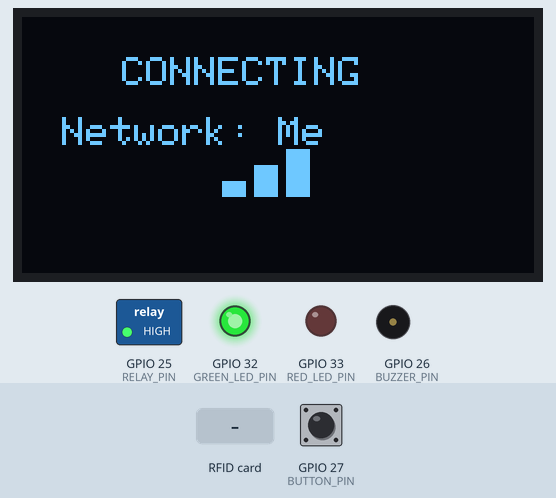
Simulated run of this sketch. Board: ESP32. On the bench: 128×64 one-colour display, switched loads named in the sketch (green lamp = pin HIGH), output pins drawn as LEDs (lit = HIGH), buzzer (waves = sounding, pin HIGH). Dashed ring = blinking. Inputs (shaded band) come from the test bench; at power-on: GPIO 27 (BUTTON_PIN) HIGH. WiFi joins after 1.5 s; servers stay silent unless stated; what the sketch prints to the serial monitor is not drawn.

Above: at 1.3 s.
1.4 s: RFID card 5E 7A 19 C4 held to the reader
At 1.55 s:
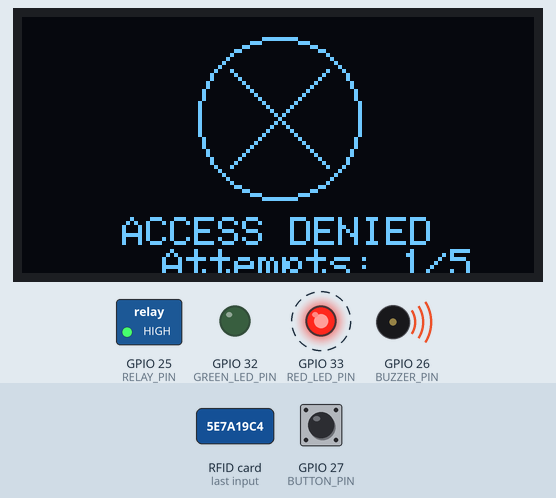
3.4 s: GPIO 27 (BUTTON_PIN) pulled LOW for 0.15 s
At 5.4 s:
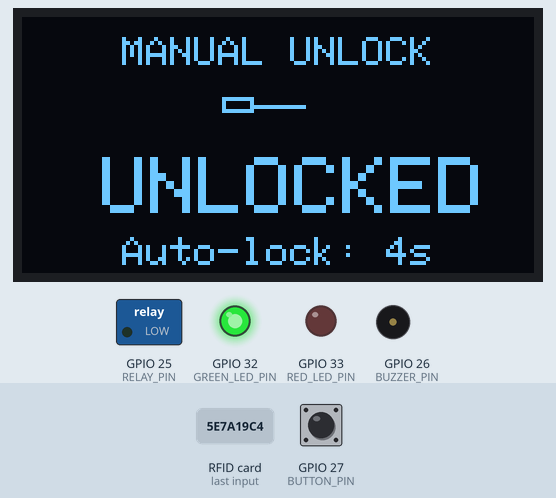
6.5 s: GPIO 27 (BUTTON_PIN) pulled LOW for 1 s
At 8.5 s:
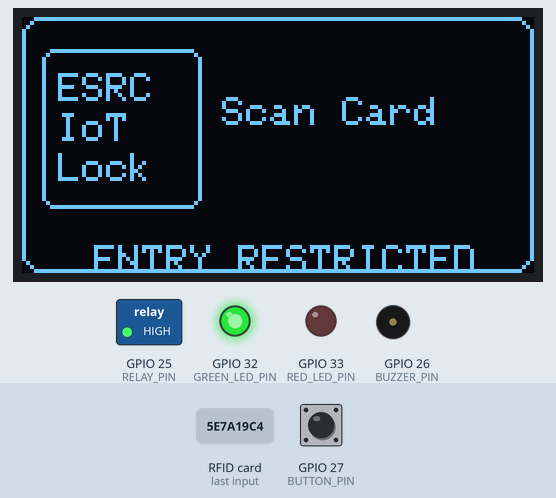
9.2 s: RFID card 23 3B 1F BE held to the reader
At 10.45 s:
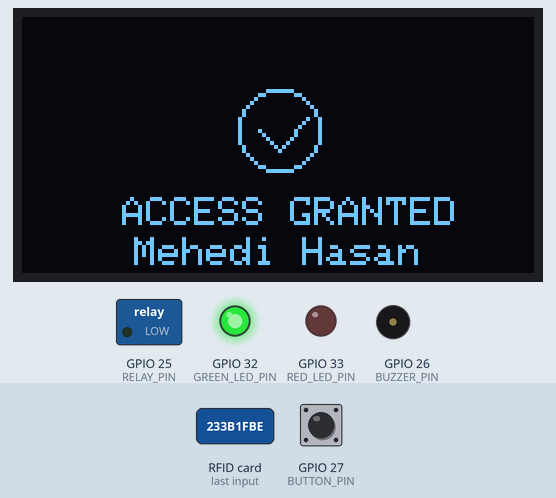
11.5 s: RFID card 63 60 82 05 held to the reader
At 12.22 s:
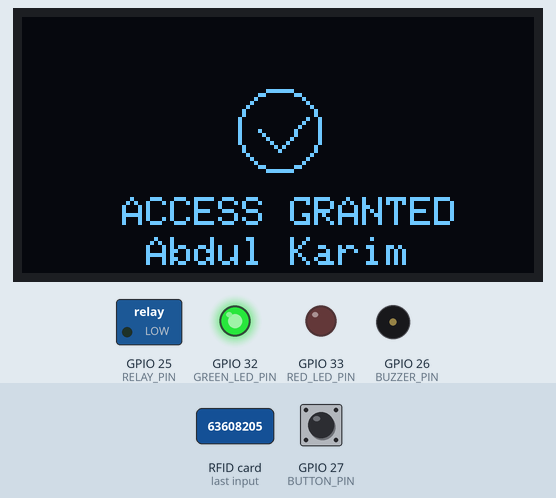
13.9 s: GPIO 27 (BUTTON_PIN) pulled LOW for 0.15 s
At 15.1 s:
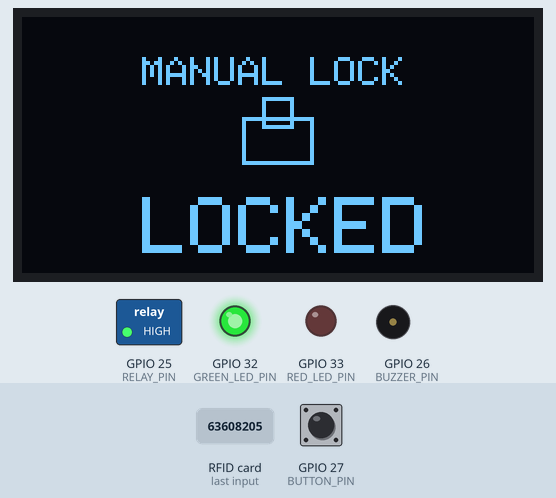
Timing chart, 0 to 16.9 s (numbered marks = the images above; inputs shaded):
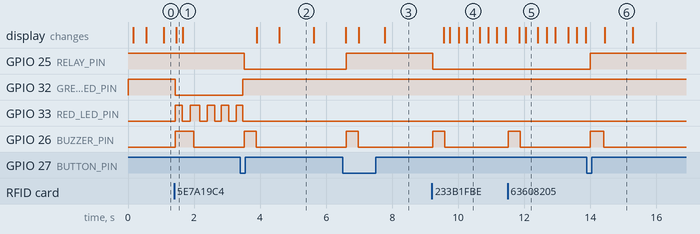

The sketch:

new.ino
```cpp
#include <SPI.h>
#include <MFRC522.h>
#include <WiFi.h>
#include <Wire.h>
#include <Adafruit_SSD1306.h>
#include <Adafruit_GFX.h>
#include <ThingSpeak.h>

// Pin definitions
#define SS_PIN 5
#define RST_PIN 16
#define RELAY_PIN 25
#define BUZZER_PIN 26
#define BUTTON_PIN 27
#define GREEN_LED_PIN 32
#define RED_LED_PIN 33
#define SDA_PIN 21
#define SCL_PIN 22

// OLED Display settings
#define SCREEN_WIDTH 128
#define SCREEN_HEIGHT 64
#define OLED_RESET -1
Adafruit_SSD1306 display(SCREEN_WIDTH, SCREEN_HEIGHT, &Wire, OLED_RESET);

// RFID setup
MFRC522 mfrc522(SS_PIN, RST_PIN);

// WiFi Credentials
const char* ssid = "Me";
const char* password = "mehedi113";

// ThingSpeak Settings
unsigned long channelID = 3034695;
const char* writeAPIKey = "4NW2S80FPJ4837YE";

// Authorized UIDs and corresponding employee names
String authorizedUIDs[] = {
  "233B1FBE",
  "63608205"
};

String employeeNames[] = {
  "Mehedi Hasan",
  "Abdul Karim"
};

// WiFi client for ThingSpeak
WiFiClient client;

// Variables for non-blocking operations
int wrongAttempts = 0;
bool relayState = false;
bool lastButtonState = HIGH;
bool buttonState = HIGH;
unsigned long lastDebounceTime = 0;
unsigned long debounceDelay = 50;
unsigned long lastThingSpeakUpdate = 0;
unsigned long thingSpeakInterval = 20000;

// Non-blocking timing variables
unsigned long autoLockTime = 0;
bool autoLockActive = false;
unsigned long buzzerEndTime = 0;
bool buzzerActive = false;
unsigned long accessDeniedEndTime = 0;
bool accessDeniedActive = false;
unsigned long alarmEndTime = 0;
bool alarmActive = false;
unsigned long displayUpdateTime = 0;
unsigned long cardScanCooldown = 0;
unsigned long lastCardUID = 0; // To prevent same card repeated scanning

// Display states
enum DisplayState {
  DISPLAY_STARTUP,
  DISPLAY_CONNECTING,
  DISPLAY_READY,
  DISPLAY_ACCESS_GRANTED,
  DISPLAY_ACCESS_DENIED,
  DISPLAY_BUTTON_PRESSED,
  DISPLAY_MANUAL_UNLOCK,
  DISPLAY_MANUAL_LOCK,
  DISPLAY_SECURITY_ALERT,
  DISPLAY_ALARM_COMPLETE
};

DisplayState currentDisplay = DISPLAY_STARTUP;
String currentEmployee = "";
int displayAnimationFrame = 0;
unsigned long displayAnimationTime = 0;

void setup() {
  Serial.begin(115200);

  // Initialize pins
  pinMode(RELAY_PIN, OUTPUT);
  pinMode(BUZZER_PIN, OUTPUT);
  pinMode(BUTTON_PIN, INPUT_PULLUP);
  pinMode(GREEN_LED_PIN, OUTPUT);
  pinMode(RED_LED_PIN, OUTPUT);

  // Initialize all outputs
  digitalWrite(RELAY_PIN, HIGH); // HIGH = Locked
  digitalWrite(BUZZER_PIN, LOW);
  digitalWrite(GREEN_LED_PIN, HIGH); // Green LED on by default
  digitalWrite(RED_LED_PIN, LOW);

  // Initialize SPI bus
  SPI.begin();
  mfrc522.PCD_Init();

  // Initialize I2C for OLED
  Wire.begin(SDA_PIN, SCL_PIN);

  // Initialize OLED display
  if(!display.begin(SSD1306_SWITCHCAPVCC, 0x3C)) {
    Serial.println(F("SSD1306 allocation failed"));
    for(;;);
  }

  // Show startup animation
  currentDisplay = DISPLAY_STARTUP;
  displayAnimationTime = millis();
  updateDisplay();

  // Start WiFi connection (non-blocking)
  WiFi.begin(ssid, password);
  currentDisplay = DISPLAY_CONNECTING;

  // Initialize ThingSpeak
  ThingSpeak.begin(client);

  Serial.println("RFID Door Lock System Starting...");
}

void loop() {
  unsigned long currentTime = millis();

  // Handle WiFi connection
  handleWiFiConnection();

  // Handle non-blocking button press
  handleButtonFast();

  // Handle RFID scanning - live continuous scanning
  handleRFIDFast();

  // Live RFID module reset - non-blocking periodic refresh
  static unsigned long lastRFIDReset = 0;
  if (currentTime - lastRFIDReset > 2000) { // Reset every 2 seconds for better performance
    mfrc522.PCD_Init(); // Quick reinitialize
    lastRFIDReset = currentTime;
  }

  // Handle auto-lock timing
  handleAutoLock(currentTime);

  // Handle buzzer timing
  handleBuzzer(currentTime);

  // Handle access denied sequence
  handleAccessDenied(currentTime);

  // Handle alarm sequence
  handleAlarm(currentTime);

  // Update display
  handleDisplayUpdate(currentTime);

  // Send data to ThingSpeak periodically
  if (currentTime - lastThingSpeakUpdate > thingSpeakInterval) {
    sendToThingSpeak("System Status", relayState ? "Unlocked" : "Locked");
    lastThingSpeakUpdate = currentTime;
  }

  // Minimal delay for stability
  delay(10);
}

void handleWiFiConnection() {
  static bool wifiConnected = false;

  if (!wifiConnected && WiFi.status() == WL_CONNECTED) {
    wifiConnected = true;
    Serial.println("\nWiFi connected!");
    Serial.print("IP address: ");
    Serial.println(WiFi.localIP());

    currentDisplay = DISPLAY_READY;
    displayAnimationTime = millis();
    Serial.println("RFID Door Lock System Ready");
  }
}

void handleButtonFast() {
  int reading = digitalRead(BUTTON_PIN);
  unsigned long currentTime = millis();

  if (reading != lastButtonState) {
    lastDebounceTime = currentTime;
  }

  if ((currentTime - lastDebounceTime) > debounceDelay) {
    if (reading != buttonState) {
      buttonState = reading;

      if (buttonState == LOW) { // Button pressed
        currentDisplay = DISPLAY_BUTTON_PRESSED;
        displayAnimationTime = currentTime;

        if (relayState) {
          // Currently unlocked - lock it
          lockDoor();
          currentDisplay = DISPLAY_MANUAL_LOCK;
          playSuccessBeep(currentTime);
        } else {
          // Currently locked - unlock it
          unlockDoor();
          currentDisplay = DISPLAY_MANUAL_UNLOCK;
          autoLockTime = currentTime + 5000; // Auto-lock in 5 seconds
          autoLockActive = true;
          playSuccessBeep(currentTime);
        }

        sendToThingSpeak("Manual Override", relayState ? "Unlocked" : "Locked");
        Serial.println("Manual button pressed - Relay toggled instantly");
      }
    }
  }

  lastButtonState = reading;
}

void handleRFIDFast() {
  // Skip if still in cooldown period
  if (millis() < cardScanCooldown) {
    return;
  }

  // Look for new cards
  if (!mfrc522.PICC_IsNewCardPresent()) {
    return;
  }

  // Select one of the cards
  if (!mfrc522.PICC_ReadCardSerial()) {
    return;
  }

  // Set minimal cooldown for smooth operation
  cardScanCooldown = millis() + 300; // Just 300ms cooldown

  // Read UID and convert to hash for comparison
  String cardUID = "";
  unsigned long uidHash = 0;
  for (byte i = 0; i < mfrc522.uid.size; i++) {
    cardUID += String(mfrc522.uid.uidByte[i] < 0x10 ? "0" : "");
    cardUID += String(mfrc522.uid.uidByte[i], HEX);
    uidHash += mfrc522.uid.uidByte[i] * (i + 1); // Simple hash
  }
  cardUID.toUpperCase();

  // Prevent same card repeated scanning within short time
  if (uidHash == lastCardUID && (millis() - cardScanCooldown) < 1000) {
    // Same card scanned too quickly, skip
    mfrc522.PICC_HaltA();
    mfrc522.PCD_StopCrypto1();
    return;
  }
  lastCardUID = uidHash;

  Serial.print("Card UID: ");
  Serial.println(cardUID);

  // Check if card is authorized
  bool authorized = false;
  String employeeName = "";

  for (int i = 0; i < sizeof(authorizedUIDs)/sizeof(authorizedUIDs[0]); i++) {
    if (cardUID == authorizedUIDs[i]) {
      authorized = true;
      employeeName = employeeNames[i];
      break;
    }
  }

  unsigned long currentTime = millis();

  if (authorized) {
    // Access granted - instant response
    wrongAttempts = 0;
    currentEmployee = employeeName;
    currentDisplay = DISPLAY_ACCESS_GRANTED;
    displayAnimationTime = millis();

    unlockDoor();
    autoLockTime = millis() + 5000; // Auto-lock in 5 seconds
    autoLockActive = true;
    playSuccessBeep(millis());

    sendToThingSpeak("Access Granted", employeeName);
    Serial.println("Access Granted: " + employeeName);

  } else {
    // Access denied - instant response
    wrongAttempts++;
    currentDisplay = DISPLAY_ACCESS_DENIED;
    displayAnimationTime = millis();
    accessDeniedEndTime = millis() + 2000; // Show for 2 seconds
    accessDeniedActive = true;

    // Start LED blinking and error beep
    digitalWrite(RED_LED_PIN, HIGH);
    digitalWrite(GREEN_LED_PIN, LOW);
    playErrorBeep(millis());

    sendToThingSpeak("Access Denied", "Unknown Card - " + cardUID);
    Serial.println("Access Denied - Unknown card: " + cardUID);
    Serial.println("Wrong attempts: " + String(wrongAttempts));

    // Check if maximum wrong attempts reached
    if (wrongAttempts >= 5) {
      currentDisplay = DISPLAY_SECURITY_ALERT;
      alarmEndTime = millis() + 10000; // Alarm for 10 seconds
      alarmActive = true;
      wrongAttempts = 0; // Reset counter

      sendToThingSpeak("Security Alert", "5 Wrong Attempts - Alarm Triggered");
      Serial.println("SECURITY ALERT: 5 wrong attempts - Triggering alarm!");
    }
  }

  // Properly halt and reset PICC for next scan (non-blocking)
  mfrc522.PICC_HaltA();
  mfrc522.PCD_StopCrypto1();

  // Immediate reset for next scan - no delay needed
}

void handleAutoLock(unsigned long currentTime) {
  if (autoLockActive && currentTime >= autoLockTime) {
    lockDoor();
    autoLockActive = false;
    currentDisplay = DISPLAY_READY;
    displayAnimationTime = currentTime;
    Serial.println("Auto-lock activated");
  }
}

void handleBuzzer(unsigned long currentTime) {
  if (buzzerActive && currentTime >= buzzerEndTime) {
    digitalWrite(BUZZER_PIN, LOW);
    buzzerActive = false;
  }
}

void handleAccessDenied(unsigned long currentTime) {
  static unsigned long lastBlink = 0;
  static bool ledState = false;

  if (accessDeniedActive) {
    // Blink red LED
    if (currentTime - lastBlink > 200) {
      ledState = !ledState;
      digitalWrite(RED_LED_PIN, ledState ? HIGH : LOW);
      lastBlink = currentTime;
    }

    // End access denied sequence
    if (currentTime >= accessDeniedEndTime) {
      accessDeniedActive = false;
      digitalWrite(RED_LED_PIN, LOW);
      digitalWrite(GREEN_LED_PIN, HIGH);
      currentDisplay = DISPLAY_READY;
      displayAnimationTime = currentTime;
    }
  }
}

void handleAlarm(unsigned long currentTime) {
  static unsigned long lastAlarmBlink = 0;
  static bool alarmLedState = false;

  if (alarmActive) {
    // Fast blinking alarm
    if (currentTime - lastAlarmBlink > 100) {
      alarmLedState = !alarmLedState;
      digitalWrite(RED_LED_PIN, alarmLedState ? HIGH : LOW);
      digitalWrite(BUZZER_PIN, alarmLedState ? HIGH : LOW);
      lastAlarmBlink = currentTime;
    }

    // End alarm sequence
    if (currentTime >= alarmEndTime) {
      alarmActive = false;
      digitalWrite(RED_LED_PIN, LOW);
      digitalWrite(GREEN_LED_PIN, HIGH);
      digitalWrite(BUZZER_PIN, LOW);
      currentDisplay = DISPLAY_READY;
      displayAnimationTime = currentTime;
      Serial.println("Alarm sequence complete - System ready");
    }
  }
}

void handleDisplayUpdate(unsigned long currentTime) {
  // Update display every 100ms for smooth animations
  if (currentTime - displayUpdateTime > 100) {
    updateDisplay();
    displayUpdateTime = currentTime;
  }
}

void unlockDoor() {
  relayState = true;
  digitalWrite(RELAY_PIN, LOW); // LOW = Unlocked
  digitalWrite(GREEN_LED_PIN, HIGH);
  digitalWrite(RED_LED_PIN, LOW);
}

void lockDoor() {
  relayState = false;
  digitalWrite(RELAY_PIN, HIGH); // HIGH = Locked
  digitalWrite(GREEN_LED_PIN, HIGH);
  digitalWrite(RED_LED_PIN, LOW);
}

void playSuccessBeep(unsigned long currentTime) {
  digitalWrite(BUZZER_PIN, HIGH);
  buzzerEndTime = currentTime + 200; // 200ms beep
  buzzerActive = true;
}

void playErrorBeep(unsigned long currentTime) {
  digitalWrite(BUZZER_PIN, HIGH);
  buzzerEndTime = currentTime + 500; // 500ms error beep
  buzzerActive = true;
}

void updateDisplay() {
  unsigned long currentTime = millis();

  switch (currentDisplay) {
    case DISPLAY_STARTUP:
      showAnimatedStartup();
      if (currentTime - displayAnimationTime > 3000) {
        currentDisplay = DISPLAY_CONNECTING;
        displayAnimationTime = currentTime;
      }
      break;

    case DISPLAY_CONNECTING:
      showConnectingWiFi();
      break;

    case DISPLAY_READY:
      showReadyScreen();
      break;

    case DISPLAY_ACCESS_GRANTED:
      showAccessGranted(currentEmployee);
      break;

    case DISPLAY_ACCESS_DENIED:
      showAccessDenied();
      break;

    case DISPLAY_BUTTON_PRESSED:
      showButtonPressed();
      if (currentTime - displayAnimationTime > 500) {
        currentDisplay = relayState ? DISPLAY_MANUAL_UNLOCK : DISPLAY_MANUAL_LOCK;
      }
      break;

    case DISPLAY_MANUAL_UNLOCK:
      showManualUnlock();
      break;

    case DISPLAY_MANUAL_LOCK:
      showManualLock();
      if (currentTime - displayAnimationTime > 1000) {
        currentDisplay = DISPLAY_READY;
      }
      break;

    case DISPLAY_SECURITY_ALERT:
      showSecurityAlert();
      break;
  }
}

void sendToThingSpeak(String event, String details) {
  if (WiFi.status() == WL_CONNECTED) {
    ThingSpeak.setField(1, event);
    ThingSpeak.setField(2, details);
    ThingSpeak.setField(3, wrongAttempts);
    ThingSpeak.setField(4, relayState ? 1 : 0);

    int response = ThingSpeak.writeFields(channelID, writeAPIKey);

    if (response == 200) {
      Serial.println("Data sent to ThingSpeak successfully");
    } else {
      Serial.println("Error sending data to ThingSpeak: " + String(response));
    }
  }
}

// ================== DISPLAY FUNCTIONS ==================

void showAnimatedStartup() {
  display.clearDisplay();

  // Draw border
  display.drawRect(0, 0, 128, 64, SSD1306_WHITE);

  // Company logo
  display.setTextSize(2);
  display.setTextColor(SSD1306_WHITE);
  display.setCursor(25, 8);
  display.println("ESRC");

  display.setTextSize(1);
  display.setCursor(15, 28);
  display.println("IoT Door Lock");

  // Animated loading
  int frame = ((millis() / 300) % 4);
  display.setCursor(40, 45);
  display.print("Loading");
  for (int i = 0; i < frame; i++) {
    display.print(".");
  }

  // Progress bar
  int progress = ((millis() / 100) % 80) + 10;
  display.drawRect(20, 55, 88, 6, SSD1306_WHITE);
  display.fillRect(21, 56, progress, 4, SSD1306_WHITE);

  display.display();
}

void showConnectingWiFi() {
  display.clearDisplay();

  display.setTextSize(1);
  display.setCursor(25, 10);
  display.println("CONNECTING");

  display.setCursor(10, 25);
  display.print("Network: ");
  display.println(ssid);

  // Animated WiFi bars
  int bars = ((millis() / 500) % 3) + 1;
  for (int i = 0; i < bars; i++) {
    int height = (i + 1) * 4;
    display.fillRect(50 + i * 8, 45 - height, 6, height, SSD1306_WHITE);
  }

  display.display();
}

void showReadyScreen() {
  display.clearDisplay();

  // Outer rounded box
  display.drawRoundRect(0, 0, 128, 64, 5, SSD1306_WHITE);

  // Inner small box for header
  display.drawRoundRect(5, 8, 40, 40, 3, SSD1306_WHITE);

  // Header Text
  display.setTextSize(1);
  display.setTextColor(SSD1306_WHITE);
  display.setCursor(9, 14);
  display.println("ESRC");
  display.setCursor(9, 24);
  display.println("IoT");
  display.setCursor(9, 34);
  display.println("Lock");

  // Main instruction (Right side)
  display.setTextSize(1);
  display.setCursor(50, 20);
  display.println("Scan Card");


  // ENTRY RESTRICTED warning
  display.setTextSize(1);
  display.setTextColor(SSD1306_WHITE);
  display.setCursor(18, 57);
  display.println("ENTRY RESTRICTED ");

  display.display();
}


void showAccessGranted(String employeeName) {
  display.clearDisplay();

  // Smaller checkmark circle
  int cx = 64;   // Center X
  int cy = 28;   // Center Y
  int r = 10;    // Smaller radius

  display.drawCircle(cx, cy, r, SSD1306_WHITE);
  display.drawLine(cx - 5, cy, cx, cy + 5, SSD1306_WHITE);
  display.drawLine(cx, cy + 5, cx + 7, cy - 3, SSD1306_WHITE);

  // Pulsing effect (outer circle)
  if ((millis() / 300) % 2) {
    display.drawCircle(cx, cy, r + 3, SSD1306_WHITE);
  }

  // "ACCESS GRANTED" text
  display.setTextSize(1);
  display.setTextColor(SSD1306_WHITE);
  display.setCursor((128 - 13 * 6) / 2, 45); // center approx
  display.println("ACCESS GRANTED");

  // Employee name
  display.setCursor((128 - employeeName.length() * 6) / 2, 55);
  display.println(employeeName);

  display.display();
}


void showAccessDenied() {
  display.clearDisplay();

  // Large X
  display.drawCircle(64, 25, 20, SSD1306_WHITE);
  display.drawLine(52, 13, 76, 37, SSD1306_WHITE);
  display.drawLine(76, 13, 52, 37, SSD1306_WHITE);

  display.setTextSize(1);
  display.setCursor(25, 50);
  display.println("ACCESS DENIED");

  display.setCursor(35, 58);
  display.print("Attempts: ");
  display.print(wrongAttempts);
  display.println("/5");

  display.display();
}

void showButtonPressed() {
  display.clearDisplay();

  display.setTextSize(2);
  display.setCursor(15, 15);
  display.println("BUTTON");
  display.setCursor(20, 35);
  display.println("PRESSED");

  // Button animation
  display.fillCircle(64, 55, 6, SSD1306_WHITE);

  display.display();
}

void showManualUnlock() {
  display.clearDisplay();

  display.setTextSize(1);
  display.setCursor(25, 5);
  display.println("MANUAL UNLOCK");

  // Key icon
  display.drawRect(50, 20, 8, 4, SSD1306_WHITE);
  display.drawLine(58, 22, 70, 22, SSD1306_WHITE);

  display.setTextSize(2);
  display.setCursor(20, 35);
  display.println("UNLOCKED");

  display.setTextSize(1);
  display.setCursor(25, 55);
  display.print("Auto-lock: ");
  if (autoLockActive) {
    int remaining = (autoLockTime - millis()) / 1000 + 1;
    display.print(remaining > 0 ? remaining : 0);
    display.println("s");
  } else {
    display.println("OFF");
  }

  display.display();
}

void showManualLock() {
  display.clearDisplay();

  display.setTextSize(1);
  display.setCursor(30, 10);
  display.println("MANUAL LOCK");

  // Lock icon
  display.drawRect(55, 25, 18, 12, SSD1306_WHITE);
  display.drawRect(60, 20, 8, 8, SSD1306_WHITE);

  display.setTextSize(2);
  display.setCursor(30, 45);
  display.println("LOCKED");

  display.display();
}

void showSecurityAlert() {
  display.clearDisplay();

  display.setTextSize(2);
  display.setCursor(10, 5);
  display.println("SECURITY");
  display.setCursor(25, 25);
  display.println("ALERT!");

  display.setTextSize(1);
  display.setCursor(15, 45);
  display.println("5 Wrong Attempts");
  display.setCursor(20, 55);
  display.print("Alarm: ");
  if (alarmActive) {
    int remaining = (alarmEndTime - millis()) / 1000 + 1;
    display.print(remaining > 0 ? remaining : 0);
    display.println("s");
  }

  display.display();
}
```

Measured:
- after the input at 1.4 s, GPIO 32 (GREEN_LED_PIN): HIGH → LOW at once; GPIO 33 (RED_LED_PIN): alternates HIGH for 0.23 s and LOW for 0.23 s, starting at once; GPIO 26 (BUZZER_PIN): LOW → HIGH at once, → LOW 0.56 s later; the display: changes after 0.06 s (image 1)
- after the input at 3.4 s, GPIO 25 (RELAY_PIN): HIGH → LOW after 0.12 s; GPIO 26 (BUZZER_PIN): LOW → HIGH after 0.12 s, → LOW 0.36 s later; the display: first changes after 0.50 s (image 2 shows a later state)
- after the input at 6.5 s, GPIO 25 (RELAY_PIN): LOW → HIGH after 0.11 s instead of 2.1 s; GPIO 26 (BUZZER_PIN): LOW → HIGH after 0.11 s, → LOW 0.36 s later; the display: first differs from a run without the input after 0.50 s (image 3 shows a later state)
- after the input at 9.2 s, GPIO 25 (RELAY_PIN): HIGH → LOW at once; GPIO 26 (BUZZER_PIN): LOW → HIGH at once, → LOW 0.36 s later; the display: first changes after 0.36 s (image 4 shows a later state)
- after the input at 11.5 s, GPIO 26 (BUZZER_PIN): LOW → HIGH at once, → LOW 0.36 s later; the display: first changes after 0.35 s (image 5 shows a later state)
- after the input at 13.9 s, GPIO 25 (RELAY_PIN): LOW → HIGH after 0.10 s instead of 2.7 s; GPIO 26 (BUZZER_PIN): LOW → HIGH after 0.10 s, → LOW 0.41 s later; the display: changes after 0.54 s (image 6)
- what the display in image 2 shows lasts 1.0 s, from 4.6 s to 5.6 s
